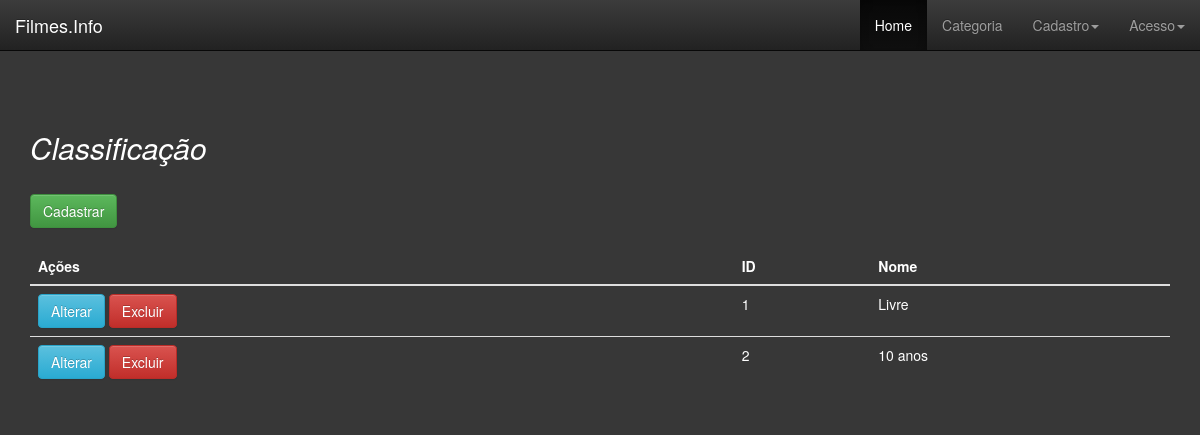
Screenshot of /classificacao/index.php with the database file from the repository.
### tables this page shows
CREATE TABLE `classificacao` (
  `id_classificacao` int(11) NOT NULL AUTO_INCREMENT,
  `nome` varchar(100) NOT NULL,
  `idade` int(11) NOT NULL,
  PRIMARY KEY (`id_classificacao`)
);

### classificacao/Classificacao.php (called while the page is built, shortened)
<?php
include_once('../conexao/Conexao.php');
class Classificacao
{
    public function recuperarDados()
    {
        $conexao = new Conexao();
        $sql = "select * from classificacao ";
        return $conexao->recuperarDados($sql);
    }
}
?>

### conexao/Conexao.php (called while the page is built, shortened)
<?php
class Conexao
{
    protected $conexao;
    public function conectar()
    {
        $this->conexao = new PDO('mysql:host=localhost;dbname=filmes;charset=utf8','root','');
    }
    public function desconectar()
    {
        $this->conexao = null;
    }
    public function recuperarDados($sql)
    {
        $retorno = $this->conexao->query($sql)->fetchAll(PDO::FETCH_ASSOC);
        return $retorno;
    }
}

### classificacao/index.php (the view, shortened to what this page needs)
<?php
include_once '../cabecalho.php';
$classificacaos = new Classificacao();
$aclassificacaos = $classificacaos->recuperarDados();
?>
    <div class="container" style="margin-top: 60px;">
        <h2>Classificação</h2>
        <br/>
        <a href="../classificacao/formulario.php" class="btn btn-success">Cadastrar</a>
        <br/>
        <br/>
        <table class="table table-hover active">
            <thead>
            <tr>
                <th>Ações</th>
                <th>ID</th>
                <th>Nome</th>
            </tr>
            </thead>
            <?php
            foreach ($aclassificacaos as $classificacao) {
                ?>
                <tr>
                    <td>
                        <a href="../classificacao/formulario.php?&id_classificacao=<?= $classificacao['id_classificacao']?>" class="btn btn-info">Alterar</a>
                        <a href="../classificacao/processamento.php?acao=excluir&id_classificacao=<?= $classificacao['id_classificacao']?>" class="btn btn-danger">Excluir</a>
                    </td>
                    <td><?= $classificacao['id_classificacao']?></td>
                    <td><?= $classificacao['nome']?></td>
                </tr>
                <?php
            }
            ?>
        </table>
    </div>
<?php
include_once("../rodape.php");
?>

### css/navbar.php (style rules this page uses)
body { background-color: #373737; font-style: normal; color: #ffffff; }
h2 { font-style: italic; }

### rows the page displays
classificacao: id_classificacao "1", nome "Livre"
classificacao: id_classificacao "2", nome "10 anos"
